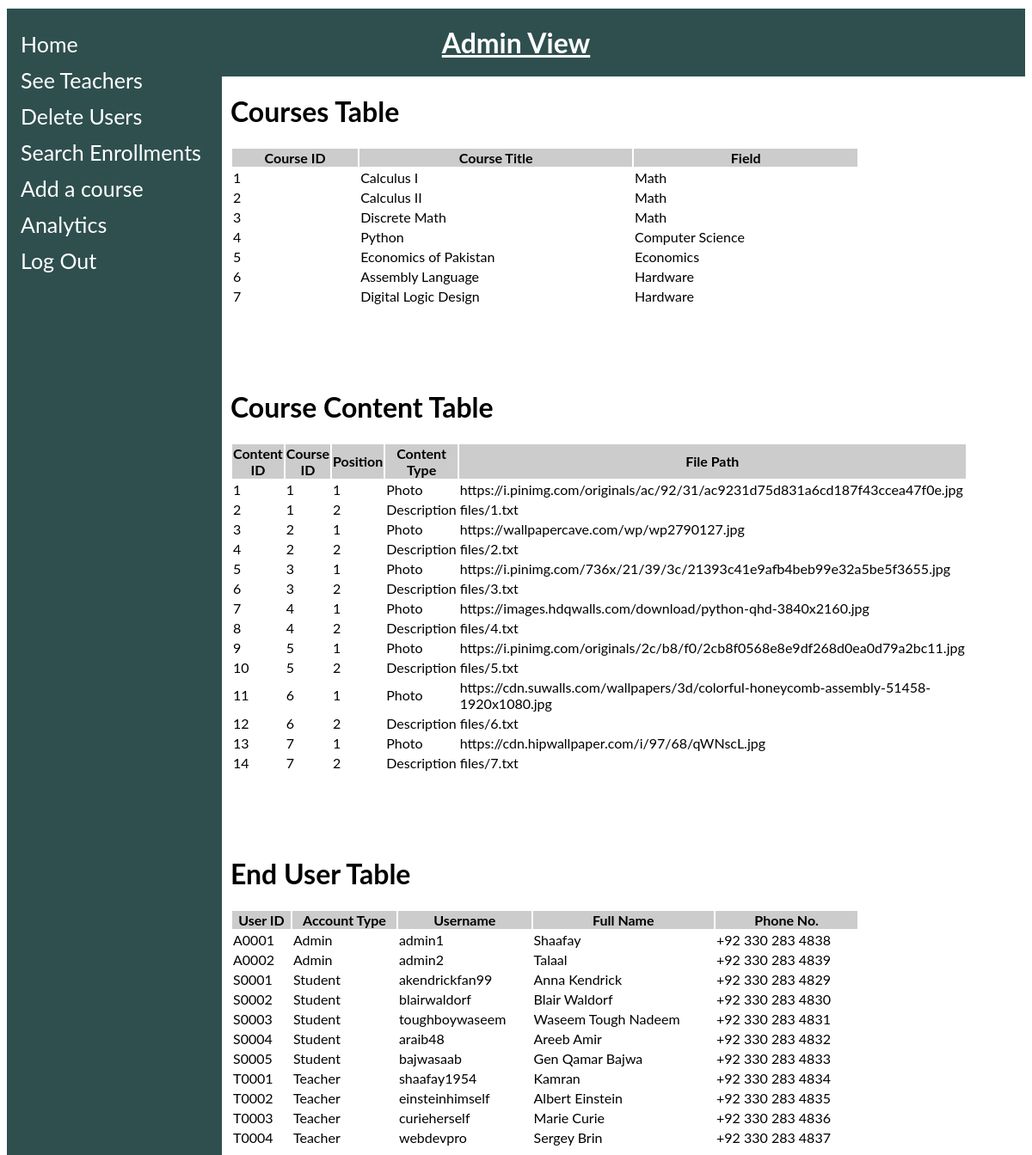
The page /database.php on the database its author committed.
### tables this page shows
CREATE TABLE Course (
	courseID INT, 
    title VARCHAR(150),
	field VARCHAR(50),
    
    PRIMARY KEY (courseID)
);

CREATE TABLE CourseContent (
	contentID INT,
    courseID INT,
    position INT, 
    contentType VARCHAR(20),
    filePath VARCHAR(300),
    
    PRIMARY KEY (contentID),
    FOREIGN KEY (courseID) REFERENCES Course(courseID) ON DELETE CASCADE
);

CREATE TABLE EndUser (
	userID CHAR(5),
    accountType VARCHAR(7),
    userName VARCHAR(20),
    pw VARCHAR(225),
    fullName VARCHAR(100),
    phone VARCHAR(30),
    
    PRIMARY KEY (userID)
);

### database.php (the view, shortened to what this page needs)
<?php
    include_once("./config/config.php");
    $res_course = mysqli_query($mysqli, "SELECT courseID, title, field FROM course");
    $res_courseContent = mysqli_query($mysqli, "SELECT contentID, courseID, position, contentType, filePath FROM coursecontent");
    $res_endUser = mysqli_query($mysqli, "SELECT userID, accountType, userName, pw, fullName, phone FROM enduser");
?>
<html>
    <head>
    </head>
    <body>
        <h1 class="header"><u>Admin View</u></h1>
        <div class="sidenav">
            <a href="admin.html">Home</a>
            <a href="viewteachers.php">See Teachers</a>
            <a href="viewusers.php">Delete Users</a>
            <a href="#">Search Enrollments</a>
            <a href="#">Add a course</a>
            <a href="#">Analytics</a>
            <a href="internals/logout.inc.php">Log Out</a>
        </div>
        <div class="main">
            <h1>Courses Table</h1>
            <table width=80% border=0>
                <tr bgcolor="#CCCCCC">
                    <th>Course ID</th>
                    <th>Course Title</th>
                    <th>Field</th>
                </tr>
                <?php
                    while($res1 = mysqli_fetch_array($res_course)) {
                        echo "<tr>";
                        echo "<td>".$res1['courseID']."</td>";
                        echo "<td>".$res1['title']."</td>";
                        echo "<td>".$res1['field']."</td>";
                        echo "</tr>";
                    }
                ?>
            </table>
            <br><br><br><br>
            <h1>Course Content Table</h1>
            <table width=80% border=0>
                <tr bgcolor="#CCCCCC">
                    <th>Content ID</th>
                    <th>Course ID</th>
                    <th>Position</th>
                    <th>Content Type</th>
                    <th>File Path</th>
                </tr>
                <?php
                    while($res2 = mysqli_fetch_array($res_courseContent)) {
                        echo "<tr>";
                        echo "<td>".$res2['contentID']."</td>";
                        echo "<td>".$res2['courseID']."</td>";
                        echo "<td>".$res2['position']."</td>";
                        echo "<td>".$res2['contentType']."</td>";
                        echo "<td>".$res2['filePath']."</td>";
                        echo "</tr>";
                    }
                ?>
            </table>
            <br><br><br><br>
            <h1>End User Table</h1>
            <table width=80% border=0>
                <tr bgcolor="#CCCCCC">
                    <th>User ID</th>
                    <th>Account Type</th>
                    <th>Username</th>
                    <th>Full Name</th>
                    <th>Phone No.</th>
                </tr>
                <?php
                    while($res3 = mysqli_fetch_array($res_endUser)) {
                        echo "<tr>";
                        echo "<td>".$res3['userID']."</td>";
                        echo "<td>".$res3['accountType']."</td>";
                        echo "<td>".$res3['userName']."</td>";
                        echo "<td>".$res3['fullName']."</td>";
                        echo "<td>".$res3['phone']."</td>";
                        echo "</tr>";
                    }
                ?>
            </table>
        </div>
    </body>
</html>

### database.php (style rules this page uses)
body { font-family: "Lato", sans-serif; }
.header { color: white; background-color: darkslategray; text-align: center; margin-left: auto; margin-top: 10px; margin-bottom: 10px; padding: 20px; }
.sidenav { height: 100%; width: 250px; position: fixed; z-index: 1; top: 10px; left: auto; background-color: darkslategray; overflow-x: hidden; padding-top: 20px; }
.sidenav a { padding: 6px 8px 6px 16px; text-decoration: none; font-size: 25px; color: white; display: block; }
.main { margin-left: 250px; padding: 0px 10px; }

### rows shown on the page
course: courseID "1", title "Calculus I", field "Math"
course: courseID "2", title "Calculus II", field "Math"
course: courseID "3", title "Discrete Math", field "Math"
course: courseID "4", title "Python", field "Computer Science"
course: courseID "5", title "Economics of Pakistan", field "Economics"
course: courseID "6", title "Assembly Language", field "Hardware"
course: courseID "7", title "Digital Logic Design", field "Hardware"
coursecontent: contentID "1", courseID "1", position "1", contentType "Photo", filePath "https://i.pinimg.com/originals/ac/92/31/ac9231d75d831a6cd187f43ccea47f0e.jpg"
coursecontent: contentID "2", courseID "1", position "2", contentType "Description", filePath "files/1.txt"
coursecontent: contentID "3", courseID "2", position "1", contentType "Photo", filePath "https://wallpapercave.com/wp/wp2790127.jpg"
coursecontent: contentID "4", courseID "2", position "2", contentType "Description", filePath "files/2.txt"
coursecontent: contentID "5", courseID "3", position "1", contentType "Photo", filePath "https://i.pinimg.com/736x/21/39/3c/21393c41e9afb4beb99e32a5be5f3655.jpg"
coursecontent: contentID "6", courseID "3", position "2", contentType "Description", filePath "files/3.txt"
coursecontent: contentID "7", courseID "4", position "1", contentType "Photo", filePath "https://images.hdqwalls.com/download/python-qhd-3840x2160.jpg"
coursecontent: contentID "8", courseID "4", position "2", contentType "Description", filePath "files/4.txt"
coursecontent: contentID "9", courseID "5", position "1", contentType "Photo", filePath "https://i.pinimg.com/originals/2c/b8/f0/2cb8f0568e8e9df268d0ea0d79a2bc11.jpg"
coursecontent: contentID "10", courseID "5", position "2", contentType "Description", filePath "files/5.txt"
coursecontent: contentID "11", courseID "6", position "1", contentType "Photo", filePath "https://cdn.suwalls.com/wallpapers/3d/colorful-honeycomb-assembly-51458-1920x1080.jpg"
coursecontent: contentID "12", courseID "6", position "2", contentType "Description", filePath "files/6.txt"
coursecontent: contentID "13", courseID "7", position "1", contentType "Photo", filePath "https://cdn.hipwallpaper.com/i/97/68/qWNscL.jpg"
coursecontent: contentID "14", courseID "7", position "2", contentType "Description", filePath "files/7.txt"
enduser: userID "A0001", accountType "Admin", userName "admin1", fullName "Shaafay", phone "+92 330 283 4838"
enduser: userID "A0002", accountType "Admin", userName "admin2", fullName "Talaal", phone "+92 330 283 4839"
enduser: userID "S0001", accountType "Student", userName "akendrickfan99", fullName "Anna Kendrick", phone "+92 330 283 4829"
enduser: userID "S0002", accountType "Student", userName "blairwaldorf", fullName "Blair Waldorf", phone "+92 330 283 4830"
enduser: userID "S0003", accountType "Student", userName "toughboywaseem", fullName "Waseem Tough Nadeem", phone "+92 330 283 4831"
enduser: userID "S0004", accountType "Student", userName "araib48", fullName "Areeb Amir", phone "+92 330 283 4832"
enduser: userID "S0005", accountType "Student", userName "bajwasaab", fullName "Gen Qamar Bajwa", phone "+92 330 283 4833"
enduser: userID "T0001", accountType "Teacher", userName "shaafay1954", fullName "Kamran", phone "+92 330 283 4834"
enduser: userID "T0002", accountType "Teacher", userName "einsteinhimself", fullName "Albert Einstein", phone "+92 330 283 4835"
enduser: userID "T0003", accountType "Teacher", userName "curieherself", fullName "Marie Curie", phone "+92 330 283 4836"
enduser: userID "T0004", accountType "Teacher", userName "webdevpro", fullName "Sergey Brin", phone "+92 330 283 4837"
